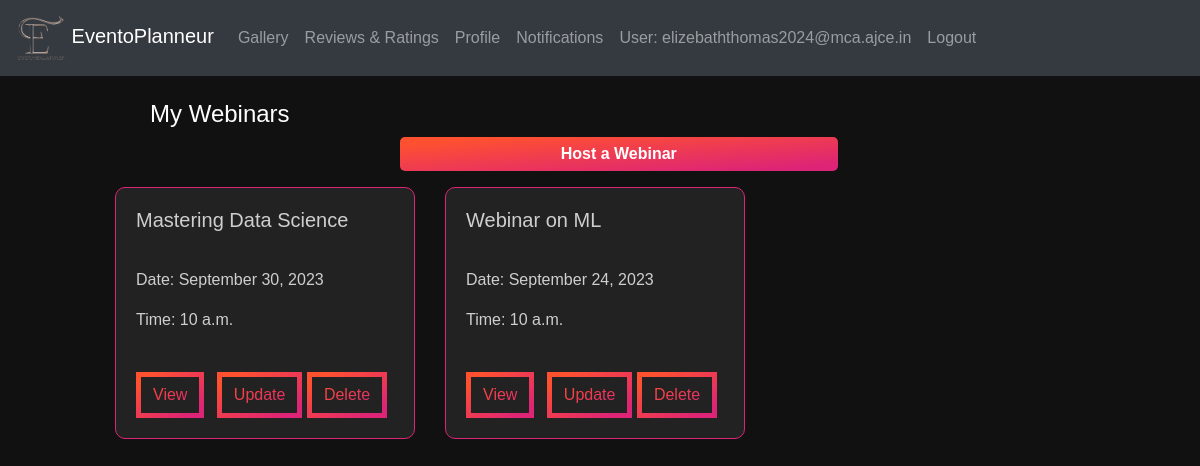
Page /webinar/ (signed in) on the earlier database version.
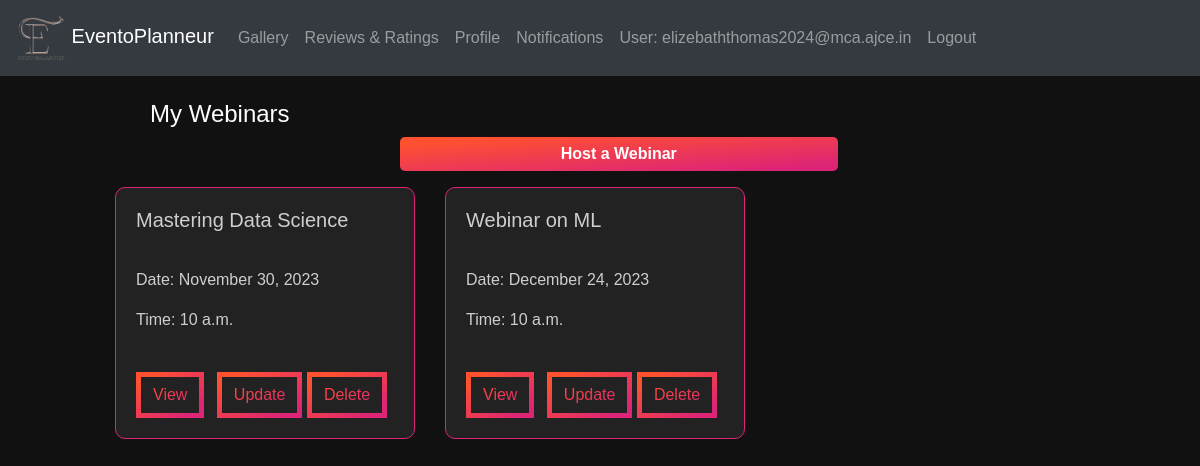
Same page on the later database version.
### eventapp/models.py (models this page shows, shortened)
class CustomUser(AbstractUser):
    username = None
    USERNAME_FIELD  = 'email'
    email = models.EmailField(unique=True)
    password = models.CharField(max_length=128)
    is_organizer = models.BooleanField(default=False)
    is_provider = models.BooleanField(default=False)
    is_attendee = models.BooleanField(default=False)
    is_verified = models.BooleanField(default=False)
    verification_token = models.CharField(max_length=100, blank=True, null=True)
    REQUIRED_FIELDS = []
    objects = CustomUserManager()

class Webinar(models.Model):
    EVENT_TYPE_CHOICES = [
    ('Online', 'Online'),
    ('Offline', 'Offline'),
]
    id = models.AutoField(primary_key=True)
    title = models.CharField(max_length=100)
    event_type = models.CharField(max_length=10, choices=EVENT_TYPE_CHOICES, default='offline')
    description = models.TextField()
    date = models.DateField(default=None, blank=True, null=True)
    start_time = models.TimeField(blank=True, null=True)
    end_time = models.TimeField(blank=True, null=True)
    location = models.CharField(max_length=200, blank=True, null=True)
    poster = models.URLField(blank=True, null=True)
    organizer_name = models.CharField(max_length=100)
    deadline = models.DateField(default=None, blank=True, null=True)
    fee = models.DecimalField(max_digits=10, decimal_places=2, blank=True, null=True)
    speakers = models.ManyToManyField(Speaker, blank=True)
    org_user=models.ForeignKey(CustomUser, on_delete=models.CASCADE,null=True,blank=True)
    livestream = models.URLField(blank=True, null=True)
    phone_number = models.CharField(max_length=15)
    max_participants = models.PositiveIntegerField(null=True,default=50)
    status = models.IntegerField(default=1,null=True,blank=True)

### eventapp/views.py (the view)
# urls.py: path('webinar/',views.webinar,name='webinar'),
@login_required
def webinar(request):
    orgs=request.user
    update_webinar=Webinar.objects.filter(org_user=orgs, status=1)
    context = {'update_webinar': update_webinar}
    return render(request, 'webinar.html', context)

### templates/webinar.html (shortened to what this page needs)
{% load static %}
<!DOCTYPE html>
<html lang="en">
<head>
  <link rel="stylesheet" href="https://maxcdn.bootstrapcdn.com/bootstrap/4.5.2/css/bootstrap.min.css">
  <link rel="stylesheet"type="text/css" href="{% static 'css/webinar.css' %}">
</head>
<body>
  <nav class="navbar navbar-expand-md bg-dark navbar-dark">
    <div class="containers">
      <a class="navbar-brand" href="{% url 'eventapp:orghome' %}">
        <img src="{% static 'images/Eventoplanneur.png' %}" alt="Logo" width="50"> EventoPlanneur
      </a>
      <div class="collapse navbar-collapse" id="navbarCollapse">
        <ul class="navbar-nav ml-auto">
          <li class="nav-item"><a class="nav-link" href="#gallery">Gallery</a></li>
          <li class="nav-item"><a class="nav-link" href="#reviews">Reviews & Ratings</a></li>
          <li class="nav-item"><a class="nav-link" href="{% url 'eventapp:org_profile' %}">Profile</a></li>
          <li class="nav-item"><a class="nav-link" href="#notifications">Notifications</a></li>
          <li class="nav-item">
            {% if user.is_authenticated %}
            <a class="nav-link" >User: {{ user.email }}</a>
            <li class="nav-item"><a href="{% url 'eventapp:logout' %}" class="nav-link">Logout</a></li>
            {% endif %}
          </li>
        </ul>
      </div>
    </div>
  </nav>
    <div style="margin-left:100px;margin-right:225px" ><br>
      <h4 style="margin-left:50px;color:white">My Webinars</h4>
        <a href="{% url 'eventapp:register_webinar' %}"><button id="sendButton" style="margin-left:300px;width:50%;background:var(--gradient) !important;">Host a Webinar</button></a><br>
        {% block content %}
        <div class="container mx-auto mt-3">
        <div class="row">
        {% for i in update_webinar %}
        <div class="col-md-6">
          <div class="card" style="width: 300px;">
            <div class="card-body">
              <h5 class="card-title">{{ i.title }}</h5><br>
              <p class="card-text">Date: {{ i.date|date:"F j, Y" }}<br><p>
                <p class="card-text">Time: {{ i.start_time }}<br><br></p>
                <a href="{% url 'view_webinar' i.id %}" class="btn mr-2"> View </a>
                <a href="{% url 'update_webinar' i.id %}" class="btn"> Update</a>
                <a href="{% url 'delete_webinar' i.id %}" class="btn"> Delete</a>
          </div></div></div>{% endfor %}
          {% endblock %}
      </div>
    </div>
</body>
</html>

### static/css/webinar.css (style rules this page uses)
body { font-family: Arial, sans-serif; margin: 0; padding: 0; background-position: center; color: #ad6341; background-image: url("/static/images/bg.gif"); background-size: cover; }
.containers { display: flex; justify-content: space-between; text-align: right; }
.container { display: flex; justify-content: space-between; margin: 5px; }
#sendButton { background-color: #fda085; color: #fff; border: none; border-radius: 5px; padding: 5px 10px; cursor: pointer; }
button { font-family: Arial, Helvetica, sans-serif; font-weight: bold; color: white; background-color: #171717; padding: 1em 2em; border: none; border-radius: .6rem; position: relative; cursor: pointer; overflow: hidden; }
.card { width: 190px; border-radius: 10px; }

### templates/webinar.html (style rules this page uses)
:root { --gradient: linear-gradient(to left top, #DD2476 10%, #FF512F 90%) !important; }
body { background: #111 !important;; }
.card { background: #222; border: 1px solid #dd2476; color: rgba(250, 250, 250, 0.8); margin-bottom: 2rem; }
.btn { border: 5px solid; border-image-slice: 1; background: var(--gradient) !important; -webkit-background-clip: text !important; -webkit-text-fill-color: transparent !important; border-image-source: var(--gradient) !important; text-decoration: none; transition: all .4s ease; }

Differences in the rows shown:
changed Webinar "Mastering Data Science": date "September 30, 2023" → "November 30, 2023"
changed Webinar "Webinar on ML": date "September 24, 2023" → "December 24, 2023"
